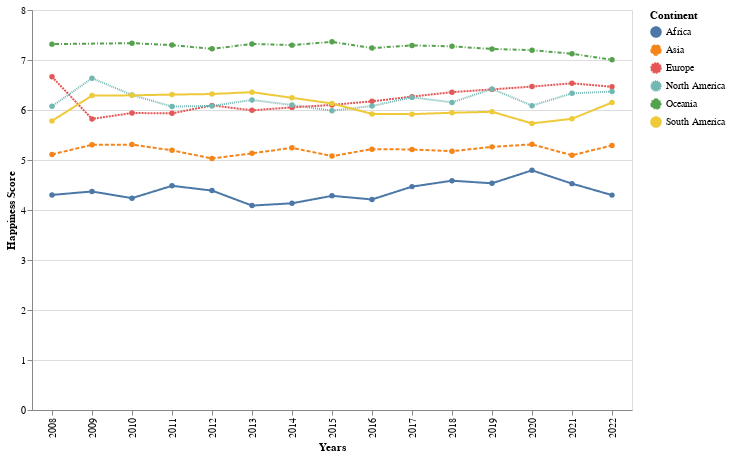

Here is the notebook cell this chart was saved with:
### Code cell
# Group the data and reset index to convert it into a DataFrame
grouped_data = clean_data.groupby(['year', 'Continent'], observed=False)['Life Ladder'].mean().reset_index()

# Construct the plot using the grouped DataFrame
fig_11 = alt.Chart(grouped_data).mark_line(point=True).encode(
    x=alt.X('year:O', title='Years'),  # ":O" denotes ordinal data
    y=alt.Y('Life Ladder:Q', title='Happiness Score'),  # ":Q" denotes quantitative data
    color='Continent:N',  # ":N" denotes nominal (categorical) data
    strokeDash='Continent:N'  # Additional encoding for shape
).properties(
    width=600,  # Adjust the width as needed
    height=400  # Adjust the height as needed
)

# Display the plot
fig_11

### Figure 1 — Vega-Lite specification as saved in the notebook (floating-point values rounded to 4 significant figures)
{"$schema": "https://vega.github.io/schema/vega-lite/v4.17.0.json", "config": {"view": {"continuousHeight": 300, "continuousWidth": 400}}, "data": {"name": "data-8ed82b6a6b575ce26d6192bbf907cbb9"}, "datasets": {"data-8ed82b6a6b575ce26d6192bbf907cbb9": [{"Continent": "Africa", "Life Ladder": 4.302, "year": 2008}, {"Continent": "Asia", "Life Ladder": 5.112, "year": 2008}, {"Continent": "Europe", "Life Ladder": 6.663, "year": 2008}, {"Continent": "North America", "Life Ladder": 6.074, "year": 2008}, {"Continent": "Oceania", "Life Ladder": 7.317, "year": 2008}, {"Continent": "South America", "Life Ladder": 5.783, "year": 2008}, {"Continent": "Africa", "Life Ladder": 4.37, "year": 2009}, {"Continent": "Asia", "Life Ladder": 5.304, "year": 2009}, {"Continent": "Europe", "Life Ladder": 5.822, "year": 2009}, {"Continent": "North America", "Life Ladder": 6.637, "year": 2009}, {"Continent": "South America", "Life Ladder": 6.288, "year": 2009}, {"Continent": "Africa", "Life Ladder": 4.237, "year": 2010}, {"Continent": "Asia", "Life Ladder": 5.308, "year": 2010}, {"Continent": "Europe", "Life Ladder": 5.94, "year": 2010}, {"Continent": "North America", "Life Ladder": 6.299, "year": 2010}, {"Continent": "Oceania", "Life Ladder": 7.337, "year": 2010}, {"Continent": "South America", "Life Ladder": 6.293, "year": 2010}, {"Continent": "Africa", "Life Ladder": 4.484, "year": 2011}, {"Continent": "Asia", "Life Ladder": 5.193, "year": 2011}, {"Continent": "Europe", "Life Ladder": 5.933, "year": 2011}, {"Continent": "North America", "Life Ladder": 6.069, "year": 2011}, {"Continent": "Oceania", "Life Ladder": 7.298, "year": 2011}, {"Continent": "South America", "Life Ladder": 6.308, "year": 2011}, {"Continent": "Africa", "Life Ladder": 4.389, "year": 2012}, {"Continent": "Asia", "Life Ladder": 5.03, "year": 2012}, {"Continent": "Europe", "Life Ladder": 6.093, "year": 2012}, {"Continent": "North America", "Life Ladder": 6.082, "year": 2012}, {"Continent": "Oceania", "Life Ladder": 7.223, "year": 2012}, {"Continent": "South America", "Life Ladder": 6.319, "year": 2012}, {"Continent": "Africa", "Life Ladder": 4.088, "year": 2013}, {"Continent": "Asia", "Life Ladder": 5.133, "year": 2013}, {"Continent": "Europe", "Life Ladder": 5.994, "year": 2013}, {"Continent": "North America", "Life Ladder": 6.202, "year": 2013}, {"Continent": "Oceania", "Life Ladder": 7.322, "year": 2013}, {"Continent": "South America", "Life Ladder": 6.357, "year": 2013}, {"Continent": "Africa", "Life Ladder": 4.134, "year": 2014}, {"Continent": "Asia", "Life Ladder": 5.244, "year": 2014}, {"Continent": "Europe", "Life Ladder": 6.052, "year": 2014}, {"Continent": "North America", "Life Ladder": 6.098, "year": 2014}, {"Continent": "Oceania", "Life Ladder": 7.297, "year": 2014}, {"Continent": "South America", "Life Ladder": 6.244, "year": 2014}, {"Continent": "Africa", "Life Ladder": 4.283, "year": 2015}, {"Continent": "Asia", "Life Ladder": 5.078, "year": 2015}, {"Continent": "Europe", "Life Ladder": 6.102, "year": 2015}, {"Continent": "North America", "Life Ladder": 5.987, "year": 2015}, {"Continent": "Oceania", "Life Ladder": 7.364, "year": 2015}, {"Continent": "South America", "Life Ladder": 6.13, "year": 2015}, {"Continent": "Africa", "Life Ladder": 4.211, "year": 2016}, {"Continent": "Asia", "Life Ladder": 5.217, "year": 2016}, {"Continent": "Europe", "Life Ladder": 6.173, "year": 2016}, {"Continent": "North America", "Life Ladder": 6.08, "year": 2016}, {"Continent": "Oceania", "Life Ladder": 7.238, "year": 2016}, {"Continent": "South America", "Life Ladder": 5.921, "year": 2016}, {"Continent": "Africa", "Life Ladder": 4.468, "year": 2017}, {"Continent": "Asia", "Life Ladder": 5.211, "year": 2017}, {"Continent": "Europe", "Life Ladder": 6.268, "year": 2017}, {"Continent": "North America", "Life Ladder": 6.252, "year": 2017}, {"Continent": "Oceania", "Life Ladder": 7.292, "year": 2017}, {"Continent": "South America", "Life Ladder": 5.917, "year": 2017}, {"Continent": "Africa", "Life Ladder": 4.586, "year": 2018}, {"Continent": "Asia", "Life Ladder": 5.176, "year": 2018}, {"Continent": "Europe", "Life Ladder": 6.357, "year": 2018}, {"Continent": "North America", "Life Ladder": 6.152, "year": 2018}, {"Continent": "Oceania", "Life Ladder": 7.274, "year": 2018}, {"Continent": "South America", "Life Ladder": 5.945, "year": 2018}, {"Continent": "Africa", "Life Ladder": 4.534, "year": 2019}, {"Continent": "Asia", "Life Ladder": 5.263, "year": 2019}, {"Continent": "Europe", "Life Ladder": 6.412, "year": 2019}, {"Continent": "North America", "Life Ladder": 6.422, "year": 2019}, {"Continent": "Oceania", "Life Ladder": 7.22, "year": 2019}, {"Continent": "South America", "Life Ladder": 5.964, "year": 2019}, {"Continent": "Africa", "Life Ladder": 4.793, "year": 2020}, {"Continent": "Asia", "Life Ladder": 5.313, "year": 2020}, {"Continent": "Europe", "Life Ladder": 6.468, "year": 2020}, {"Continent": "North America", "Life Ladder": 6.087, "year": 2020}, {"Continent": "Oceania", "Life Ladder": 7.197, "year": 2020}, {"Continent": "South America", "Life Ladder": 5.732, "year": 2020}, {"Continent": "Africa", "Life Ladder": 4.527, "year": 2021}, {"Continent": "Asia", "Life Ladder": 5.095, "year": 2021}, {"Continent": "Europe", "Life Ladder": 6.534, "year": 2021}, {"Continent": "North America", "Life Ladder": 6.333, "year": 2021}, {"Continent": "Oceania", "Life Ladder": 7.124, "year": 2021}, {"Continent": "South America", "Life Ladder": 5.824, "year": 2021}, {"Continent": "Africa", "Life Ladder": 4.298, "year": 2022}, {"Continent": "Asia", "Life Ladder": 5.292, "year": 2022}, {"Continent": "Europe", "Life Ladder": 6.464, "year": 2022}, {"Continent": "North America", "Life Ladder": 6.369, "year": 2022}, {"Continent": "Oceania", "Life Ladder": 7.005, "year": 2022}, {"Continent": "South America", "Life Ladder": 6.149, "year": 2022}]}, "encoding": {"color": {"field": "Continent", "type": "nominal"}, "strokeDash": {"field": "Continent", "type": "nominal"}, "x": {"field": "year", "title": "Years", "type": "ordinal"}, "y": {"field": "Life Ladder", "title": "Happiness Score", "type": "quantitative"}}, "height": 400, "mark": {"point": true, "type": "line"}, "width": 600}
